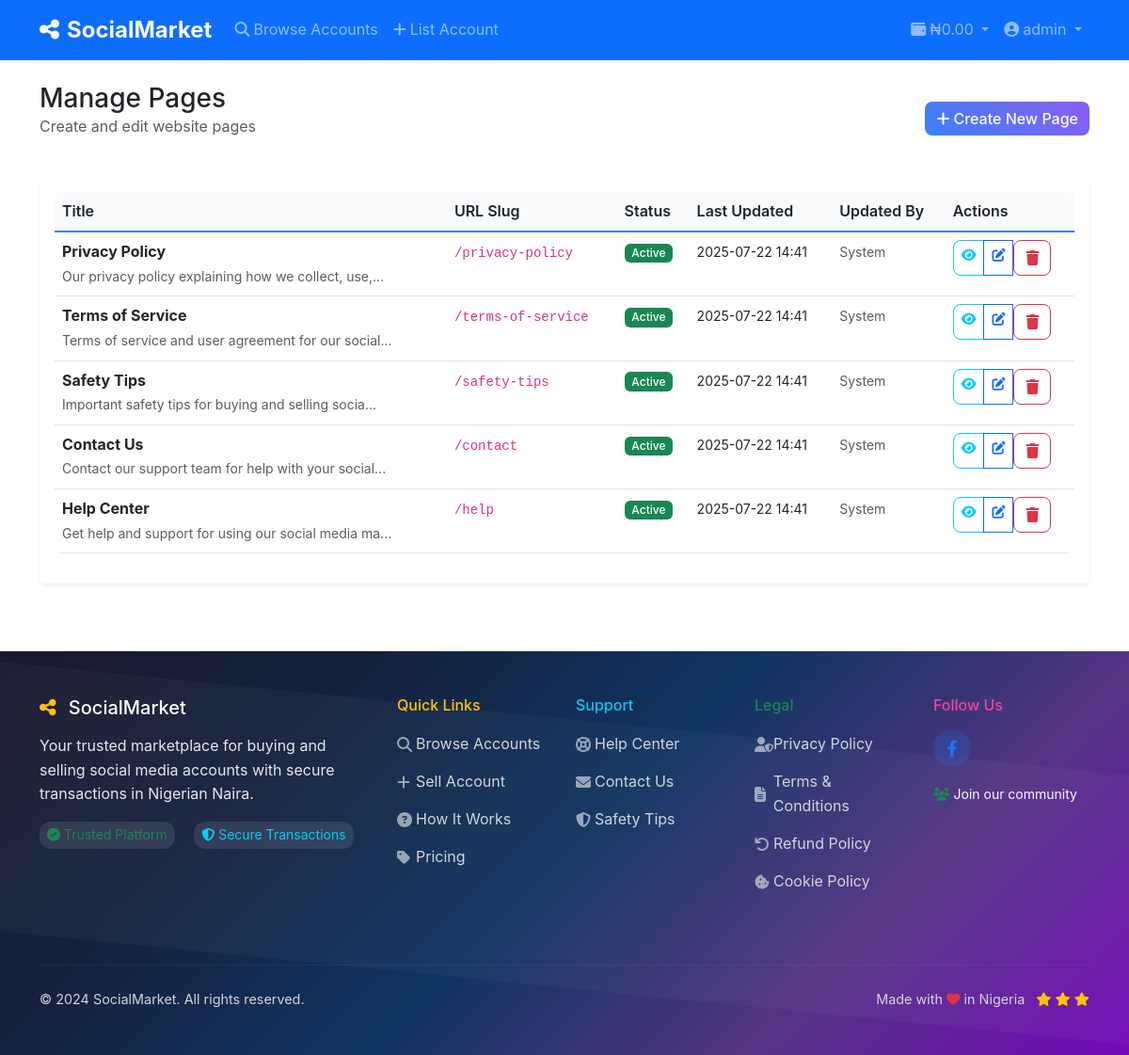
The app's page /admin/pages (signed in), older data.
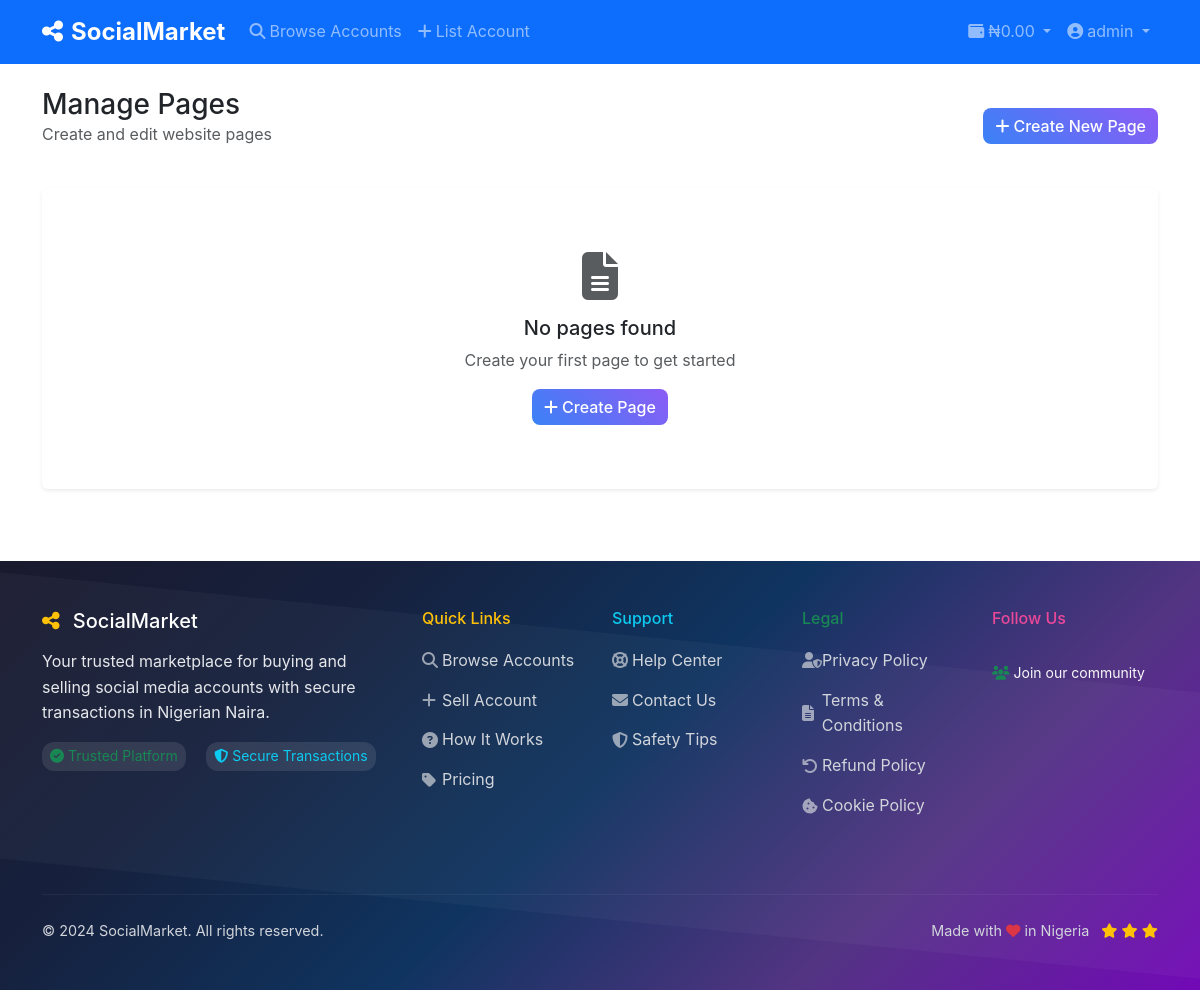
The same page, newer data.
### models.py (models this page shows)
class Page(db.Model):
    __tablename__ = 'page'
    id = db.Column(db.Integer, primary_key=True)
    title = db.Column(db.String(200), nullable=False)
    slug = db.Column(db.String(100), unique=True, nullable=False)
    content = db.Column(db.Text, nullable=False)
    meta_description = db.Column(db.String(160))
    seo_title = db.Column(db.String(200))
    seo_keywords = db.Column(db.String(500))
    is_active = db.Column(db.Boolean, default=True)
    created_at = db.Column(db.DateTime, default=datetime.utcnow)
    updated_at = db.Column(db.DateTime, default=datetime.utcnow)
    updated_by = db.Column(db.Integer, db.ForeignKey('user.id'))
    updater = db.relationship('User', backref='updated_pages')

### app.py (the view)
@app.route('/admin/pages')
@login_required
@admin_required
def admin_pages():
    page = request.args.get('page', 1, type=int)
    pages = Page.query.order_by(Page.updated_at.desc()).paginate(
        page=page, per_page=20, error_out=False
    )
    return render_template('admin/pages.html', pages=pages)

### app.py (called while the page is built)
def admin_required(f):
    @wraps(f)
    def decorated_function(*args, **kwargs):
        if not current_user.is_authenticated or current_user.role != 'admin':
            flash('Access denied. Admin privileges required.', 'error')
            return redirect(url_for('index'))
        return f(*args, **kwargs)
    return decorated_function

@login_manager.user_loader
def load_user(user_id):
    return User.query.get(int(user_id))

@app.context_processor
def inject_settings():
    settings = Settings.query.first()
    return dict(settings=settings)

### templates/admin/pages.html (shortened to what the changed rows need)
{% extends "base.html" %}
{% block content %}
<div class="container py-4">
    <div class="row mb-4">
        <div class="col-12">
            <div class="d-flex justify-content-between align-items-center">
                <div>
                    <h1 class="h3 mb-0">Manage Pages</h1>
                </div>
            </div>
        </div>
    </div>
    <div class="row">
        <div class="col-12">
            <div class="card border-0 shadow-sm">
                <div class="card-body">
                    {% if pages.items %}
                        <div class="table-responsive">
                            <table class="table table-hover">
                                <thead>
                                    <tr>
                                        <th>Title</th>
                                        <th>URL Slug</th>
                                        <th>Status</th>
                                        <th>Last Updated</th>
                                        <th>Updated By</th>
                                        <th>Actions</th>
                                    </tr>
                                </thead>
                                <tbody>
                                    {% for page in pages.items %}
                                    <tr>
                                        <td>
                                            <div class="fw-bold">{{ page.title }}</div>
                                            <small class="text-muted">{{ page.meta_description[:50] }}{% if page.meta_description|length > 50 %}...{% endif %}</small>
                                        </td>
                                        <td>
                                            <code>/{{ page.slug }}</code>
                                        </td>
                                        <td>
                                            {% if page.is_active %}
                                                <span class="badge bg-success">Active</span>
                                            {% else %}
                                                <span class="badge bg-secondary">Inactive</span>
                                            {% endif %}
                                        </td>
                                        <td>
                                            <small>{{ page.updated_at.strftime('%Y-%m-%d %H:%M') }}</small>
                                        </td>
                                        <td>
                                            {% if page.editor %}
                                                <small>{{ page.editor.username }}</small>
                                            {% else %}
                                                <small class="text-muted">System</small>
                                            {% endif %}
                                        </td>
                                        <td>
                                            <div class="btn-group btn-group-sm">
                                                {% if page.is_active %}
                                                <a href="/{{ page.slug }}" class="btn btn-outline-info" target="_blank" title="View Page">
                                                    <i class="fas fa-eye"></i>
                                                </a>
                                                {% endif %}
                                                <a href="{{ url_for('admin_edit_page', id=page.id) }}" class="btn btn-outline-primary" title="Edit">
                                                    <i class="fas fa-edit"></i>
                                                </a>
                                                <form method="POST" action="{{ url_for('admin_delete_page', id=page.id) }}" class="d-inline"
                                                      onsubmit="return confirm('Are you sure you want to delete this page?')">
                                                    <button type="submit" class="btn btn-outline-danger" title="Delete">
                                                        <i class="fas fa-trash"></i>
                                                    </button>
                                                </form>
                                            </div>
                                        </td>
                                    </tr>
                                    {% endfor %}
                                </tbody>
                            </table>
                        </div>
                    {% else %}
                        <div class="text-center py-5">
                            <i class="fas fa-file-alt fa-3x text-muted mb-3"></i>
                            <h5>No pages found</h5>
                            <p class="text-muted">Create your first page to get started</p>
                            <a href="{{ url_for('admin_create_page') }}" class="btn btn-primary">
                                <i class="fas fa-plus me-1"></i>Create Page
                            </a>
                        </div>
                    {% endif %}
                </div>
            </div>
        </div>
    </div>
</div>
{% endblock %}

### templates/base.html (shortened to what the changed rows need)
<!DOCTYPE html>
<html lang="en">
<head>
    <link href="https://cdn.jsdelivr.net/npm/bootstrap@5.3.0/dist/css/bootstrap.min.css" rel="stylesheet">
    <link href="https://cdnjs.cloudflare.com/ajax/libs/font-awesome/6.4.0/css/all.min.css" rel="stylesheet">
    <link href="{{ url_for('static', filename='css/style.css') }}" rel="stylesheet">
</head>
<body>
    <main>
        {% block content %}{% endblock %}
    </main>
    <footer class="footer-colorful text-light py-5 mt-5">
        <div class="container">
            <div class="row">
                <div class="col-lg-2 mb-4">
                    <div class="social-links">
                        {% if settings and settings.facebook_url %}
                        <a href="{{ settings.facebook_url }}" class="social-link facebook" target="_blank">
                            <i class="fab fa-facebook-f"></i>
                        </a>
                        {% endif %}
                    </div>
                </div>
            </div>
        </div>
    </footer>
</body>
</html>

Row changes from the older to the newer data that the page shows:
removed Page: title "Privacy Policy", meta_description "Our privacy policy explaining how we collect, use,", slug "privacy-policy", is_active "Active", updated_at "2025-07-22 14:41"
removed Page: title "Terms of Service", meta_description "Terms of service and user agreement for our social", slug "terms-of-service", is_active "Active", updated_at "2025-07-22 14:41"
removed Page: title "Safety Tips", meta_description "Important safety tips for buying and selling socia", slug "safety-tips", is_active "Active", updated_at "2025-07-22 14:41"
removed Page: title "Contact Us", meta_description "Contact our support team for help with your social", slug "contact", is_active "Active", updated_at "2025-07-22 14:41"
removed Page: title "Help Center", meta_description "Get help and support for using our social media ma", slug "help", is_active "Active", updated_at "2025-07-22 14:41"
changed Settings "SocialMarket": facebook_url "http://facebook.com/ola" → empty (drawn)
Text that changed along with them:
text no longer shown: "Title URL Slug Status Last Updated Updated By Actions"
text now shown: "No pages found Create your first page to get started Create Page"
